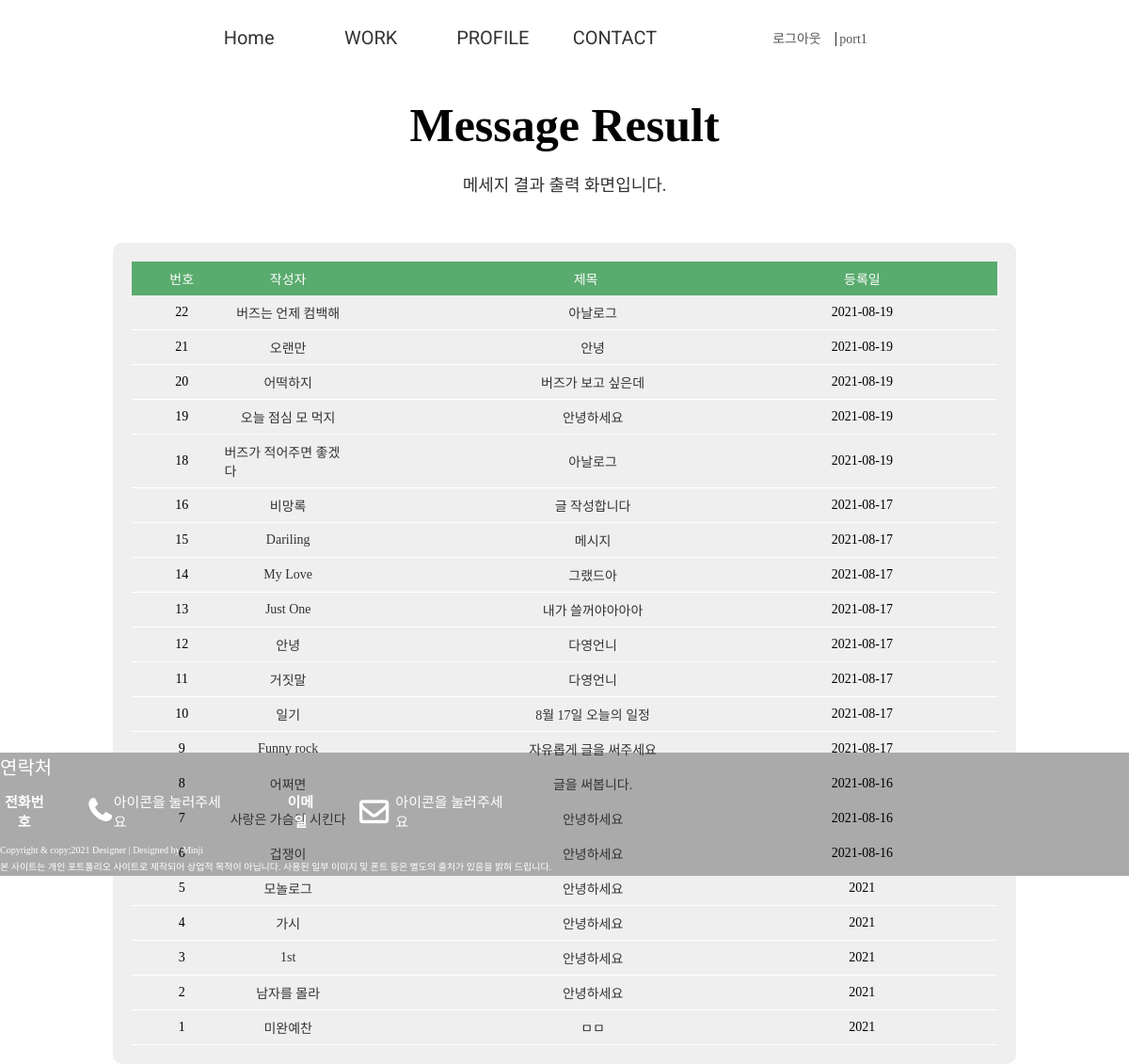
/pages/write_search.php (signed in), run on the app's committed database.
### tables this page shows
CREATE TABLE `portfolio_write` (
  `Portfolio_idx` int(11) NOT NULL COMMENT '포트폴리오 고유번호',
  `Portfolio_writer` varchar(50) NOT NULL COMMENT '글 작성자',
  `Portfolio_pass` varchar(30) NOT NULL COMMENT '글 비밀번호',
  `Portfolio_tit` varchar(100) NOT NULL COMMENT '포트폴리오 글 제목',
  `Portfolio_con` text NOT NULL COMMENT '포트폴리오 내용',
  `Portfoilo_reg` varchar(20) NOT NULL COMMENT '포트폴리오 등록일'
);

### pages/write_search.php (the view, shortened to what this page needs)
<!DOCTYPE html>
<html lang="en">
<head>
 <link rel="stylesheet" href="https://cdnjs.cloudflare.com/ajax/libs/font-awesome/4.7.0/css/font-awesome.min.css">
 <link rel="stylesheet" href="/portfolio-cover/css/reset.css">
 <link rel="stylesheet" href="/portfolio-cover/css/style.css">
</head>
<body>
 <div id="wrap">
 <?php include $_SERVER["DOCUMENT_ROOT"]."/portfolio-cover/include/header.php"; ?>
 <section id="contact">
   <div class="center">
      <div class="tit_box">
        <h2>Message Result</h2>
        <p>메세지 결과 출력 화면입니다.</p>
      </div>
      <div class="comm_table comm_center">
       <ul class="comm_row">
       <li class="comm_tit">
        <span>번호</span>
        <span>작성자</span>
        <span>제목</span>
        <span>등록일</span>
       </li>
       <?php
        $search_select=$_POST['qna_search'];
        $search_input= $_POST['search_txt'];
        if($search_select == 'writer_search'){
          $sql_search ="SELECT * FROM portfolio_write WHERE Portfolio_writer LIKE '%$search_input%'ORDER BY Portfolio_idx DESC";
         } else{
          $sql_search ="SELECT * FROM  portfolio_write WHERE Portfolio_tit LIKE '%$search_input%'ORDER BY Portfolio_idx DESC";
         }
        $search_result = mysqli_query($dbConn,$sql_search);
        $search_result_num = mysqli_num_rows($search_result);
        if(!$search_result_num){
         echo "
         <li>데이터가 존재하지 않습니다. 검색 조건 및 검색어를 확인해주세요.</li>
         ";
        } else{
         while($search_result_row = mysqli_fetch_array($search_result)){
          $search_idx = $search_result_row['Portfolio_idx'];
          $search_writer = $search_result_row['Portfolio_writer'];
          $search_tit = $search_result_row['Portfolio_tit'];
          $search_reg = $search_result_row['Portfoilo_reg'];
        ?>
        <li class="comm_con">
         <span><?=$search_idx?></span>
         <span><a href="#"><?=$search_writer?></a></span>
         <span><a href="/portfolio-cover/pages/write_detail.php?detail_idx=<?=$search_idx?>"><?=$search_tit?></a></span>
         <span><?=$search_reg?></span>
        </li>
        <?php } } ?>
       </ul>
      </div>
      </div>
    </div>
 <?php include $_SERVER["DOCUMENT_ROOT"]."/portfolio-cover/include/footer.php"; ?>
</body>
</html>

### css/style.css (style rules this page uses)
#wrap { width:100%;height:100vh;margin:auto;max-width:1530px; }
#wrap #contact { width:100%;height:90%;margin-top: 1%; }
#wrap #contact .comm_center { width:80%;margin:auto; }
#wrap #contact .comm_table { background:#efefef;padding:20px; border-radius: 10px; }
#wrap #contact .comm_table li { padding:8px;display:flex; }
#wrap #contact .comm_table li span:nth-child(1) { width:10%; }
#wrap #contact .comm_table li span:nth-child(2) { width:15% }
#wrap #contact .comm_table li span:nth-child(3) { width:55%; }
#wrap #contact .comm_table li span:nth-child(4) { width:10%; }
#wrap #contact .comm_table li.comm_tit { background:#59ab6e;color:#fff; }
#wrap #contact .comm_table li.comm_tit span { text-align: center; }
#wrap #contact .comm_table li.comm_con { border-bottom:1px solid #fff; }
#wrap #contact .comm_table li.comm_con span { display:flex; align-items:center;justify-content: center; }
#wrap #contact .comm_table li.comm_con span:nth-child(3) { text-align:flex-start; padding-left:15px; }
#contact .tit_box h2 { font-weight:600;margin-top:1%; }

### data on the page
portfolio_write: Portfolio_idx "22", Portfolio_writer "버즈는 언제 컴백해", Portfolio_tit "아날로그", Portfoilo_reg "2021-08-19"
portfolio_write: Portfolio_idx "21", Portfolio_writer "오랜만", Portfolio_tit "안녕", Portfoilo_reg "2021-08-19"
portfolio_write: Portfolio_idx "20", Portfolio_writer "어떡하지", Portfolio_tit "버즈가 보고 싶은데", Portfoilo_reg "2021-08-19"
portfolio_write: Portfolio_idx "19", Portfolio_writer "오늘 점심 모 먹지", Portfolio_tit "안녕하세요", Portfoilo_reg "2021-08-19"
portfolio_write: Portfolio_idx "18", Portfolio_writer "버즈가 적어주면 좋겠다", Portfolio_tit "아날로그", Portfoilo_reg "2021-08-19"
portfolio_write: Portfolio_idx "16", Portfolio_writer "비망록", Portfolio_tit "글 작성합니다", Portfoilo_reg "2021-08-17"
portfolio_write: Portfolio_idx "15", Portfolio_writer "Dariling", Portfolio_tit "메시지", Portfoilo_reg "2021-08-17"
portfolio_write: Portfolio_idx "14", Portfolio_writer "My Love", Portfolio_tit "그랬드아", Portfoilo_reg "2021-08-17"
portfolio_write: Portfolio_idx "13", Portfolio_writer "Just One", Portfolio_tit "내가 쓸꺼야아아아", Portfoilo_reg "2021-08-17"
portfolio_write: Portfolio_idx "12", Portfolio_writer "안녕", Portfolio_tit "다영언니", Portfoilo_reg "2021-08-17"
portfolio_write: Portfolio_idx "11", Portfolio_writer "거짓말", Portfolio_tit "다영언니", Portfoilo_reg "2021-08-17"
portfolio_write: Portfolio_idx "10", Portfolio_writer "일기", Portfolio_tit "8월 17일 오늘의 일정", Portfoilo_reg "2021-08-17"
portfolio_write: Portfolio_idx "9", Portfolio_writer "Funny rock", Portfolio_tit "자유롭게 글을 써주세요", Portfoilo_reg "2021-08-17"
portfolio_write: Portfolio_idx "8", Portfolio_writer "어쩌면", Portfolio_tit "글을 써봅니다.", Portfoilo_reg "2021-08-16"
portfolio_write: Portfolio_idx "7", Portfolio_writer "사랑은 가슴이 시킨다", Portfolio_tit "안녕하세요", Portfoilo_reg "2021-08-16"
portfolio_write: Portfolio_idx "6", Portfolio_writer "겁쟁이", Portfolio_tit "안녕하세요", Portfoilo_reg "2021-08-16"
portfolio_write: Portfolio_idx "5", Portfolio_writer "모놀로그", Portfolio_tit "안녕하세요", Portfoilo_reg "2021"
portfolio_write: Portfolio_idx "4", Portfolio_writer "가시", Portfolio_tit "안녕하세요", Portfoilo_reg "2021"
portfolio_write: Portfolio_idx "3", Portfolio_writer "1st", Portfolio_tit "안녕하세요", Portfoilo_reg "2021"
portfolio_write: Portfolio_idx "2", Portfolio_writer "남자를 몰라", Portfolio_tit "안녕하세요", Portfoilo_reg "2021"
portfolio_write: Portfolio_idx "1", Portfolio_writer "미완예찬", Portfolio_tit "ㅁㅁ", Portfoilo_reg "2021"

### other printed values
$userid "port1"
